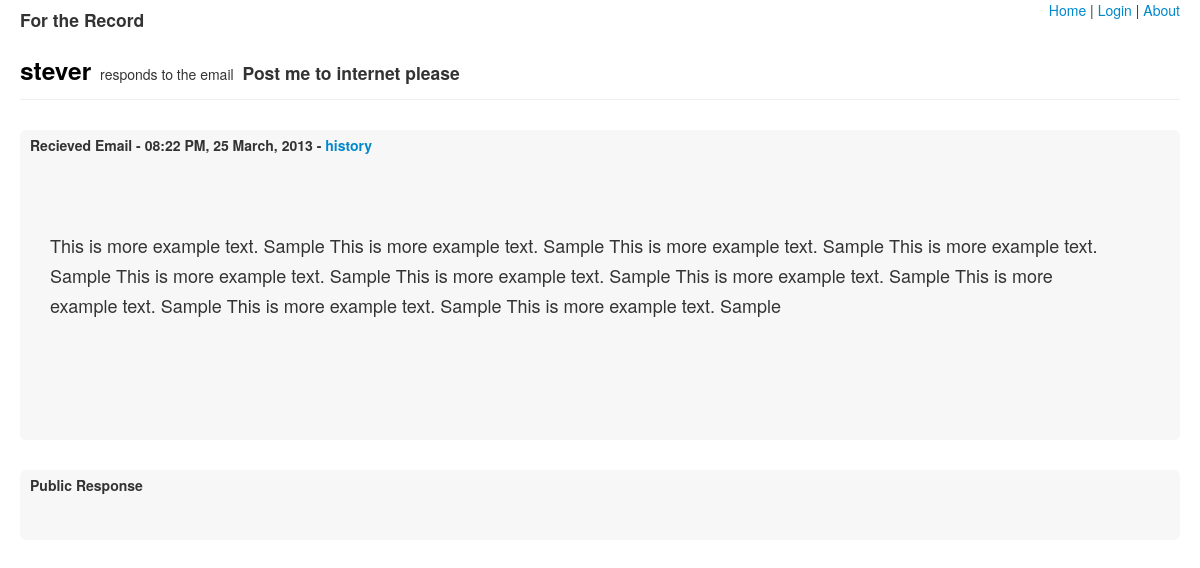
Screenshot of /r/22 with the database file from the repository.
### models.py (models this page shows, shortened)
class Account(Base):
    __tablename__ = "account"
    name = Column(String, unique=True)
    email = Column(String, primary_key=True)
    def make_url(self):
        return url_for('list_responses', account_name=self.name)

class Response(Base):
    __tablename__ = "response"
    id = Column(Integer, primary_key=True)
    from_email = Column(String, ForeignKey('account.email'))
    to_email = Column(String)
    subject = Column(String)
    body_plain = Column(String)
    raw_html = Column(String)
    cleaned_html = Column(String)
    date_post = Column(DateTime)
    everything = Column(String)
    account = relationship("Account", backref=backref('responses', order_by=date_post))
    def make_url(self):
        return '/r/%d' % self.id

### serv.py (the view)
@app.route("/r/<int:response_id>")
def show_response(response_id):
    response = session.query(Response).get(response_id)
    account = response.account
    return render_template('post.html', response=response, account=account)

### serv.py (called while the page is built)
@app.teardown_request
def shutdown_session(exception=None):
    session.remove()

### templates/post.html (shortened to what this page needs)
{% extends 'layout.html' %}
{% block header %}
<h3><a class=subject href="{{ account.make_url() }}"> {{ account.name }}</a></h3>
<p> responds to the email </p>
<h4> {{ response.subject }} </h4>
{% endblock %}
{% block body %}
<div class="hero-unit mod">
  <div class="corner">
    Recieved Email - {{ response.date_post.strftime("%I:%M %p, %d %B, %Y") }} -
    <a href="{{ response.make_url() }}/edits">history</a>
  </div>
  <div class="inner-mod" style="white-space: pre-wrap">
    {{ response.cleaned_html|safe }}
  </div>
</div>
<div class="hero-unit mod">
  <div class="corner">Public Response</div>
</div>
{% endblock body %}

### static/style.css (style rules this page uses)
body { padding-right: 20px; padding-left: 20px; }
div.page-header > * { display: inline; margin-right: 5px; }
div.page-header p { font-size: 14px; }
div.mod { padding-top: 10px; padding-left: 10px; padding-bottom: 30px; background-color: #F7F7F7; }
div.corner { line-height: 10px; font-size: 14px; font-weight: bold; padding-bottom: 20px }
div.inner-mod { padding-left: 20px; }
a.subject { color: black; }

### rows the page displays
Account: name "stever"
Response: subject "Post me to internet please", date_post "08:22 PM, 25 March, 2013", cleaned_html "This is more example text. Sample This is more example text. Sample This is more example text. Sample This is more example text. Sample This is more example text. Sample This is more example text. Sample This is more example text. Sample This is more example text. Sample This is more example text. Sample This is more example text. Sample"
